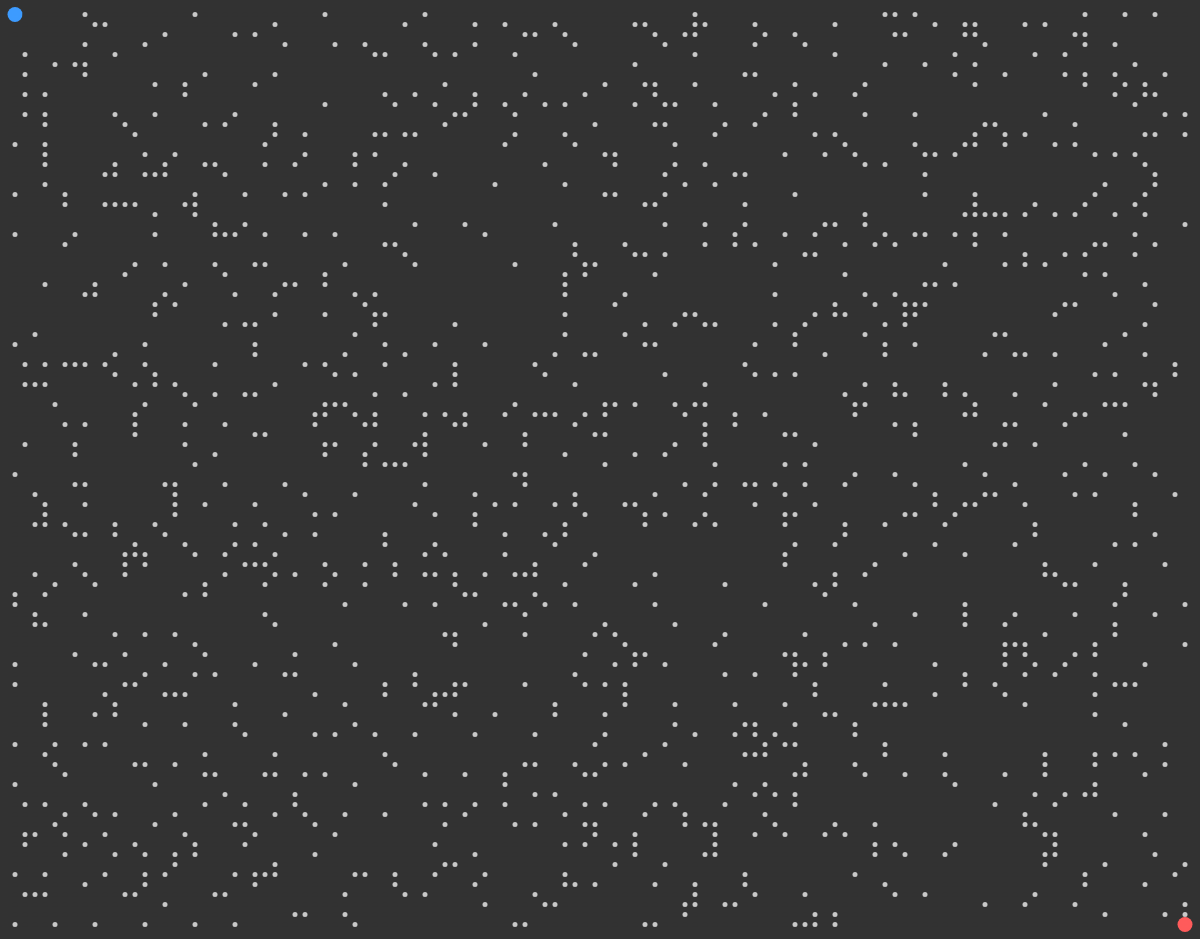
Frame 1 (no input)
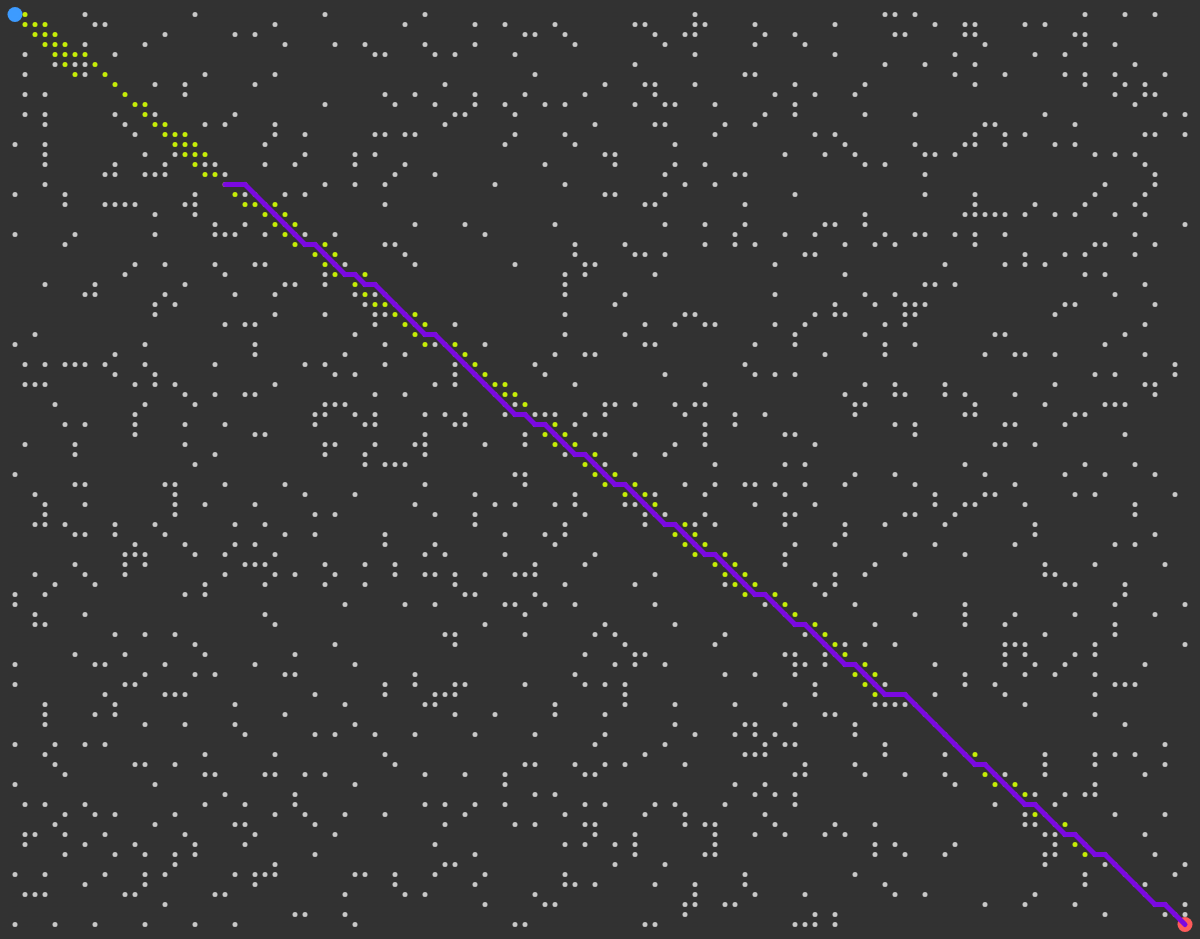
Frame 60 (no input)
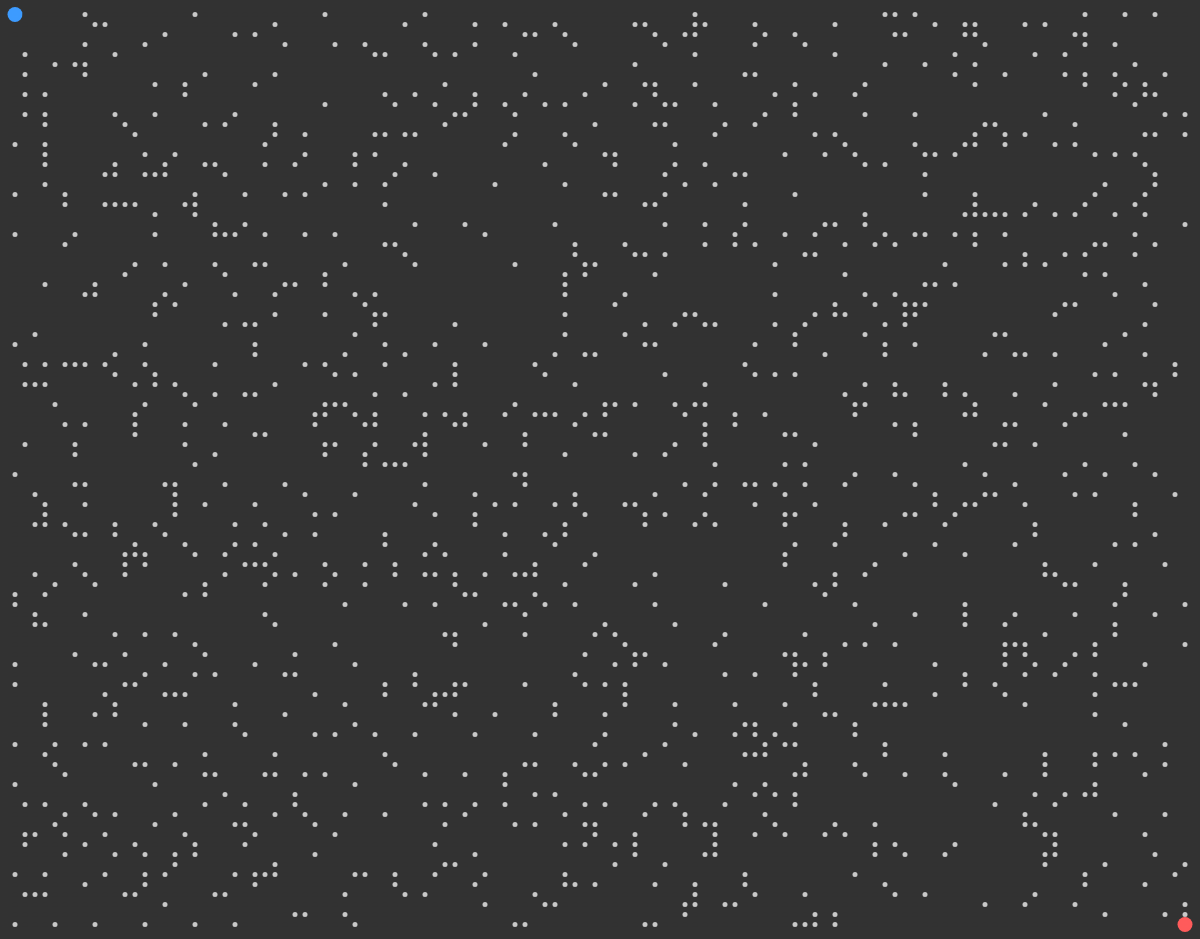
Frame 120 (the mouse pressed at the canvas centre since frame 60)

The p5.js sketch that drew these frames (run headless with seeded random() and noise() and a simulated clock; from frame 60 on, the mouse is pressed at the canvas centre):

// p5.js sketch
// ── sketch.js
// A* pathfinding on an 8-connected grid.
//
// Interactive: the slider sets how dense the walls are, and clicking the
// canvas places the start, places the goal, or paints walls depending on the
// selected mode. Any edit resets the search so the old result never lingers.

var size = 10;
var cols, rows;

var grid = [];
var start = null;
var end = null;

var openSet = [];
var lines = [];
var traverse = null;

// idle | searching | tracing | done | failed
var state = "idle";

// The browser caps the draw loop at ~60fps, so expanding a single cell per
// frame made a full search take the better part of a minute. Expanding a
// handful per frame keeps the animation readable but finishes in a second or
// two.
var STEPS_PER_FRAME = 8;
var TRACE_PER_FRAME = 3;

var wallDensity = 0.12;
var mode = "wall"; // wall | start | goal
var visualiseAlgo = true;

// One source of truth for the palette: the canvas, the tool chips and the
// legend all read from here. Start used to be amber, which was almost the same
// hue as the lime "explored" cells - blue keeps the two clearly apart.
var COLOR = {
  start: [61, 155, 255],
  goal: [255, 91, 91],
  explored: [197, 236, 7],
  wall: [200, 200, 200],
  path: [123, 9, 225],
  empty: [50, 50, 50],
};

function css(c) {
  return "rgb(" + c[0] + "," + c[1] + "," + c[2] + ")";
}

// Cells are drawn as points centred on their coordinate, so without a margin
// the outermost row and column get clipped in half by the canvas edge. PAD is
// the minimum gutter; the grid is then centred in whatever space is left.
var PAD = 12;
var offsetX = 0;
var offsetY = 0;

var densitySlider, densityValue;
var runButton, randomButton;
var startButton, goalButton, wallButton;

// Click-and-drag wall painting. paintValue is decided on mouse-down so a drag
// consistently adds or removes, instead of flickering each cell it re-enters.
var paintValue = true;
var lastPainted = null;

// p5 has no SQRT2 constant of its own.
var SQRT2 = Math.SQRT2;

// Costs are irrational once diagonals are involved, so equal-cost paths can
// differ in the last bits of a float. Compare with a tolerance.
var EPS = 1e-9;

var NEIGHBOURS = [
  [1, 0],
  [-1, 0],
  [0, 1],
  [0, -1],
  [-1, -1],
  [-1, 1],
  [1, -1],
  [1, 1],
];

function setup() {
  // The canvas fills whatever the frame gives us, minus however tall the
  // control panel ends up - the panel wraps on narrow screens, so its height
  // has to be measured rather than assumed. Scaling the whole page down
  // instead would shrink the controls into illegibility on a phone.
  createCanvas(windowWidth, 100);
  buildControls();
  resizeCanvas(windowWidth, canvasHeight());

  cols = floor((width - 2 * PAD) / size) + 1;
  rows = floor((height - 2 * PAD) / size) + 1;
  offsetX = (width - (cols - 1) * size) / 2;
  offsetY = (height - (rows - 1) * size) / 2;

  buildGrid();
  setStart(cellAt(0, 0));
  setGoal(cellAt(cols - 1, rows - 1));
  generateWalls();
  frameRate(60);

  run();
}

function canvasHeight() {
  var panel = document.getElementById("panel");
  var free = windowHeight - (panel ? panel.offsetHeight : 0);
  // Keep enough grid to be worth looking at even on a short viewport.
  return max(200, free);
}

function draw() {
  background(50);
  show();
  showLine();

  for (var s = 0; s < STEPS_PER_FRAME && state === "searching"; s++) step();
  for (var t = 0; t < TRACE_PER_FRAME && state === "tracing"; t++) trace();

  drawStatus();
}

/* ---------------------------------------------------------------- grid --- */

function buildGrid() {
  grid = [];
  for (var i = 0; i < cols; i++)
    for (var j = 0; j < rows; j++) grid.push(new Cell(i, j));
}

// i is the column (x), j is the row (y).
function cellAt(i, j) {
  if (i < 0 || j < 0 || i >= cols || j >= rows) return undefined;
  return grid[i * rows + j];
}

function Cell(i, j) {
  this.i = i;
  this.j = j;
  this.visited = false;
  this.isStart = false;
  this.isEnd = false;
  this.isWall = false;
  this.parent = null;
  this.R = 50;
  this.G = 50;
  this.B = 50;

  this.GScore = Infinity;
  this.FScore = Infinity;
}

function setStart(cell) {
  if (!cell || cell === end) return;
  if (start) start.isStart = false;
  start = cell;
  start.isStart = true;
  start.isWall = false;
}

function setGoal(cell) {
  if (!cell || cell === start) return;
  if (end) end.isEnd = false;
  end = cell;
  end.isEnd = true;
  end.isWall = false;
}

function generateWalls() {
  for (var k = 0; k < grid.length; k++) {
    var cell = grid[k];
    cell.isWall = cell !== start && cell !== end && random() < wallDensity;
  }
}

/* -------------------------------------------------------------- search --- */

function resetSearch() {
  for (var k = 0; k < grid.length; k++) {
    var cell = grid[k];
    cell.visited = false;
    cell.parent = null;
    cell.GScore = Infinity;
    cell.FScore = Infinity;
  }

  lines = [];
  traverse = null;

  start.GScore = 0;
  start.FScore = heuristics(start);
  openSet = [start];

  state = "idle";
}

function run() {
  resetSearch();
  state = "searching";
}

function step() {
  if (openSet.length === 0) {
    state = "failed";
    return;
  }

  var current = lowestFScore();

  if (current === end) {
    state = "tracing";
    traverse = end;
    openSet = [];
    return;
  }

  openSet.splice(openSet.indexOf(current), 1);
  current.visited = true;

  var neighbours = getNeighbours(current);
  for (var k = 0; k < neighbours.length; k++) {
    var neighbour = neighbours[k];
    if (neighbour.isWall) continue;

    // A diagonal step covers sqrt(2) of grid distance, not 1. Charging it the
    // same as an orthogonal step makes every mix of 42 diagonals and 35
    // straights tie at 77, so the search wanders (and draws paths that run
    // along an edge before cutting across) instead of following the direct
    // line.
    var diagonal =
      neighbour.i !== current.i && neighbour.j !== current.j;
    var tentative = current.GScore + (diagonal ? SQRT2 : 1);

    if (tentative < neighbour.GScore) {
      neighbour.parent = current;
      neighbour.GScore = tentative;
      neighbour.FScore = tentative + heuristics(neighbour);
      if (openSet.indexOf(neighbour) === -1) openSet.push(neighbour);
    }
  }
}

// Walks the parent chain back from the goal, one link per frame.
function trace() {
  if (traverse === start || !traverse.parent) {
    state = "done";
    return;
  }
  lines.push([traverse, traverse.parent]);
  traverse = traverse.parent;
}

// Octile costs make the total correct, but they leave enormous ties: every
// interleaving of the same number of diagonal and straight steps costs exactly
// the same. Picking arbitrarily among them draws a path that runs along one
// edge and then cuts across. So when two cells tie on f, expand the one nearer
// the straight start->goal line. This only orders cells that already have
// equal f, so the cheapest cost is never traded away - it just chooses the
// tied path that looks like the line.
function lowestFScore() {
  var best = null;
  var bestF = Infinity;
  var bestTie = Infinity;

  for (var i = 0; i < openSet.length; i++) {
    var cell = openSet[i];
    var f = cell.FScore;
    var tie = lineDeviation(cell);

    if (f < bestF - EPS) {
      best = cell;
      bestF = f;
      bestTie = tie;
    } else if (f < bestF + EPS && tie < bestTie) {
      best = cell;
      bestTie = tie;
      if (f < bestF) bestF = f;
    }
  }
  return best;
}

// |(cell - start) x (goal - start)|, which is proportional to the
// perpendicular distance from the straight start->goal line.
function lineDeviation(cell) {
  return abs(
    (cell.i - start.i) * (end.j - start.j) -
      (cell.j - start.j) * (end.i - start.i)
  );
}

// Octile distance: the exact cost of crossing an empty grid when a diagonal
// costs sqrt(2) and a straight costs 1 - take as many diagonals as the shorter
// axis allows, then go straight the rest of the way. Being exact on an open
// grid makes it admissible and consistent, so A* stays optimal; a Euclidean
// heuristic would overestimate here and quietly give up optimality.
function heuristics(cell) {
  var dx = abs(end.i - cell.i);
  var dy = abs(end.j - cell.j);
  return max(dx, dy) + (SQRT2 - 1) * min(dx, dy);
}

function getNeighbours(cell) {
  var neighbours = [];
  for (var k = 0; k < NEIGHBOURS.length; k++) {
    var neighbour = cellAt(cell.i + NEIGHBOURS[k][0], cell.j + NEIGHBOURS[k][1]);
    if (neighbour) neighbours.push(neighbour);
  }
  return neighbours;
}

/* --------------------------------------------------------------- input --- */

function cellUnderMouse() {
  if (mouseX < 0 || mouseY < 0 || mouseX > width || mouseY > height)
    return undefined;
  // Cells are drawn as points centred on their coordinate, so round to the
  // nearest one rather than flooring.
  return cellAt(
    constrain(Math.round((mouseX - offsetX) / size), 0, cols - 1),
    constrain(Math.round((mouseY - offsetY) / size), 0, rows - 1)
  );
}

function mousePressed() {
  var cell = cellUnderMouse();
  if (!cell) return;
  if (mode === "wall") paintValue = !cell.isWall;
  applyTo(cell);
}

function mouseDragged() {
  if (mode !== "wall") return;
  var cell = cellUnderMouse();
  if (!cell || cell === lastPainted) return;
  applyTo(cell);
}

function mouseReleased() {
  lastPainted = null;
}

function applyTo(cell) {
  lastPainted = cell;

  if (mode === "start") setStart(cell);
  else if (mode === "goal") setGoal(cell);
  else {
    if (cell === start || cell === end) return;
    cell.isWall = paintValue;
  }

  resetSearch();
}

/* ------------------------------------------------------------ controls --- */

// The panel sits in normal flow under the canvas and is laid out by CSS, so
// nothing here depends on hand-computed pixel positions.
function buildControls() {
  var panel = createDiv("");
  panel.id("panel");

  /* --- tools: what a click on the grid does --- */
  var tools = row(panel);
  caption("Click to place", tools);

  startButton = chip("Start point", COLOR.start, tools, function () {
    setMode("start");
  });
  goalButton = chip("Destination", COLOR.goal, tools, function () {
    setMode("goal");
  });
  wallButton = chip("Walls", COLOR.wall, tools, function () {
    setMode("wall");
  });

  createSpan("").addClass("spacer").parent(tools);

  runButton = action("Find path", tools, run, true);
  randomButton = action("Randomise walls", tools, function () {
    generateWalls();
    resetSearch();
  });

  /* --- wall density --- */
  var density = row(panel);
  caption("Wall density", density);

  densitySlider = createSlider(0, 90, wallDensity * 100, 1);
  densitySlider.parent(density);
  densitySlider.input(function () {
    wallDensity = densitySlider.value() / 100;
    densityValue.html(densitySlider.value() + "%");
    generateWalls();
    resetSearch();
  });

  densityValue = createSpan(densitySlider.value() + "%");
  densityValue.id("pct").parent(density);

  createSpan("Drag across the grid to draw several walls at once")
    .addClass("hint")
    .parent(density);

  /* --- colour key --- */
  var key = row(panel);
  caption("Colour key", key);

  legend("Start point", COLOR.start, key);
  legend("Destination", COLOR.goal, key);
  legend("Wall", COLOR.wall, key);
  legend("Explored", COLOR.explored, key);
  legend("Shortest path", COLOR.path, key, true);

  setMode(mode);
}

function row(parent) {
  return createDiv("").addClass("row").parent(parent);
}

function caption(txt, parent) {
  return createSpan(txt).addClass("caption").parent(parent);
}

function swatch(color, bar) {
  return (
    '<span class="swatch' +
    (bar ? " bar" : "") +
    '" style="background:' +
    css(color) +
    '"></span>'
  );
}

function chip(txt, color, parent, handler) {
  var b = createButton(swatch(color) + txt);
  b.addClass("chip").parent(parent);
  b.mousePressed(handler);
  return b;
}

function action(txt, parent, handler, primary) {
  var b = createButton(txt);
  b.addClass(primary ? "action primary" : "action").parent(parent);
  b.mousePressed(handler);
  return b;
}

function legend(txt, color, parent, bar) {
  return createSpan(swatch(color, bar) + txt)
    .addClass("legend")
    .parent(parent);
}

function setMode(next) {
  mode = next;
  toggleActive(startButton, mode === "start");
  toggleActive(goalButton, mode === "goal");
  toggleActive(wallButton, mode === "wall");
}

function toggleActive(b, on) {
  if (on) b.addClass("active");
  else b.removeClass("active");
}

/* --------------------------------------------------------------- paint --- */

function show() {
  for (var k = 0; k < grid.length; k++) {
    var cell = grid[k];

    strokeWeight(5);
    stroke(COLOR.empty);

    if (cell.visited && visualiseAlgo) stroke(COLOR.explored);
    if (cell.isWall) stroke(COLOR.wall);

    if (cell.isStart) {
      strokeWeight(15);
      stroke(COLOR.start);
    }
    if (cell.isEnd) {
      strokeWeight(15);
      stroke(COLOR.goal);
    }

    point(offsetX + cell.i * size, offsetY + cell.j * size);
  }
}

function showLine() {
  for (var i = 0; i < lines.length; i++) {
    stroke(COLOR.path);
    strokeWeight(5);
    line(
      offsetX + lines[i][0].i * size,
      offsetY + lines[i][0].j * size,
      offsetX + lines[i][1].i * size,
      offsetY + lines[i][1].j * size
    );
  }
}

function drawStatus() {
  if (state !== "done" && state !== "failed") return;

  var msg = state === "done" ? "Shortest path found" : "No path - too many walls";

  // Sits on top of the grid, so give it a backdrop to stay readable.
  noStroke();
  textSize(16);
  textAlign(CENTER, CENTER);

  fill(40, 40, 40, 230);
  rectMode(CENTER);
  rect(width * 0.5, 32, textWidth(msg) + 28, 32, 8);
  rectMode(CORNER);

  if (state === "done") fill(255);
  else fill(255, 90, 90);
  text(msg, width * 0.5, 32);
}

// ── style.css
/* Match the sketch's background(50) and centre the fixed-size canvas. */
html,
body {
  margin: 0;
  padding: 0;
  height: 100%;
  overflow: hidden;
  background-color: #323232;
}
body {
  display: flex;
  align-items: center;
  justify-content: center;
}
canvas {
  display: block;
}
